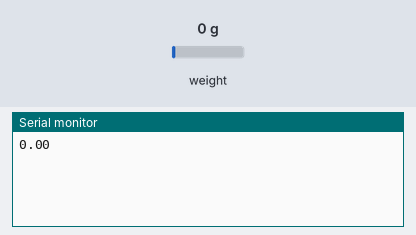
Simulated run of this sketch. Board: Arduino Uno, built with avr-gcc and run on an emulated ATmega328P. On the bench: the last lines printed to the serial monitor. The inputs (shaded band) are chosen by the test bench; at power-on: weight on the scale 0 g.

Above: at 3.2 s.
3.3 s: weight on the scale set to 100 g
At 3.3 s:
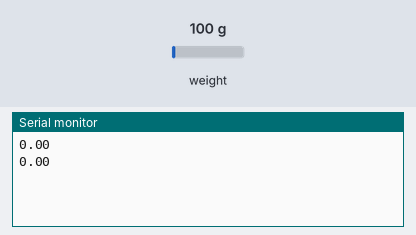
4.8 s: weight on the scale set to 1250 g
At 6.3 s:
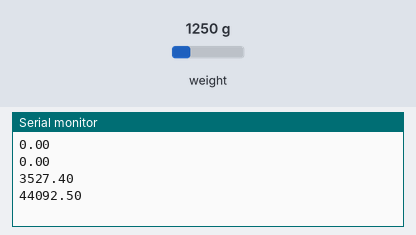
Timing chart, 0 to 7.8 s (numbered marks = the images above; inputs shaded):
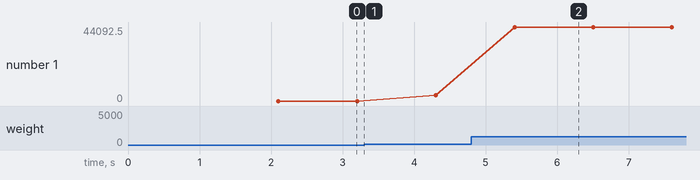

Measured:
- after the input at 4.8 s, the serial monitor: prints a new line after 0.60 s (image 2)
- plotted number 1: 0 → 3527.4 after the input at 3.3 s, 3527.4 → 44092.5 after the input at 4.8 s

The sketch:

sketch_weight.ino
```cpp
/*
 Setup your scale and start the sketch WITHOUT a weight on the scale
 Once readings are displayed place the weight on the scale
 Press +/- or a/z to adjust the calibration_factor until the output readings match the known weight
 Arduino pin 6 -> HX711 CLK
 Arduino pin 5 -> HX711 DOUT
 Arduino pin 5V -> HX711 VCC
 Arduino pin GND -> HX711 GND
*/


#include "HX711.h"
const int LOADCELL_DOUT_PIN = 6;
const int LOADCELL_SCK_PIN = 5;

HX711 scale;   // DT, CLK
float calibration_factor = -3047.57; // 1,85=> 83 kg = 8100 this calibration factor is adjusted according to my load cell
float units;
float ounces;

void setup() {
  Serial.begin(9600);
      scale.begin(LOADCELL_DOUT_PIN, LOADCELL_SCK_PIN);
      //scale.set_scale();
      scale.tare(); //Reset the scale to 0
      long zero_factor = scale.read_average(); //Get a baseline reading
      scale.set_scale(calibration_factor); //Adjust to this calibration factor
      }

void loop() {
  while (1 == 1){
    units = scale.get_units(), 10;
    if (units < 0)
      {
         units = 0.00;
      }
    ounces = units * 0.035274;
    ounces = ounces*1000;
    Serial.println(ounces);
    delay (1000);
  }


}
```
